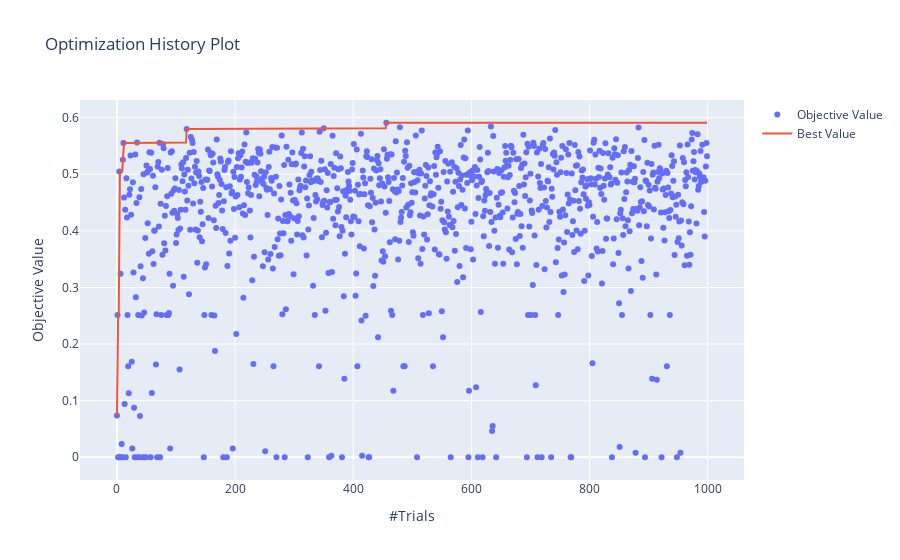

The notebook cell this image was saved under:
### Code cell
print('Highest F1 Score',study_dt.best_value)

plot_optimization_history(study_dt)

### Figure 1 — Plotly figure (JSON) as saved in the notebook; plotly's stock layout.template omitted (floating-point values rounded to 4 significant figures; data arrays with more than 128 entries replaced by an {"elided": "..."} marker saying what was removed)
{"data": [{"mode": "markers", "name": "Objective Value", "type": "scatter", "x": {"elided": "1000 int values"}, "y": {"elided": "1000 float values"}}, {"name": "Best Value", "type": "scatter", "x": {"elided": "1000 int values"}, "y": {"elided": "1000 float values"}}], "layout": {"title": {"text": "Optimization History Plot"}, "xaxis": {"title": {"text": "#Trials"}}, "yaxis": {"title": {"text": "Objective Value"}}}}
